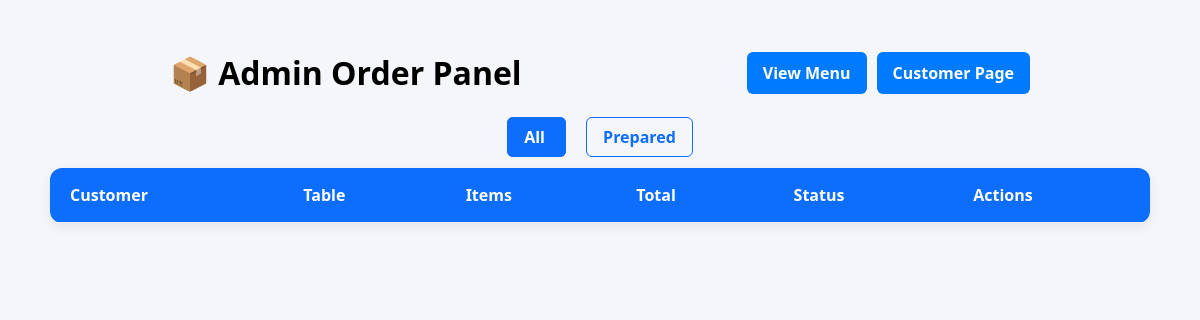
Before: /admin/orders with the older database file.
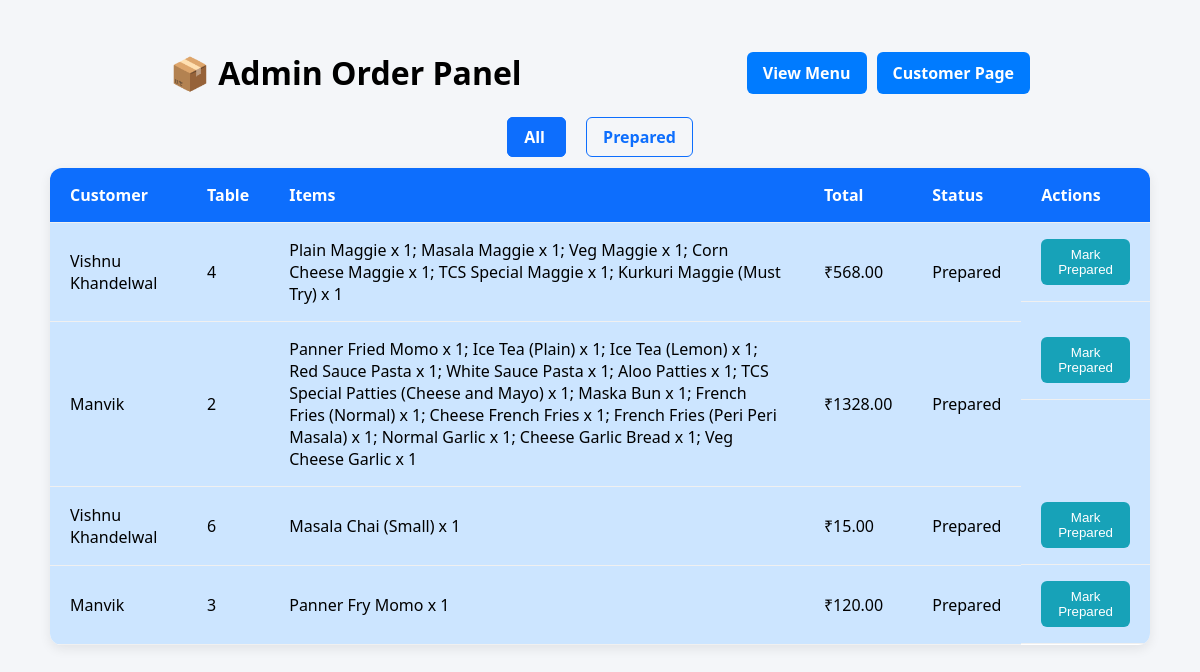
After: the same page with the newer database file.
### tables this page shows
CREATE TABLE orders (
        id INTEGER PRIMARY KEY AUTOINCREMENT,
        name TEXT NOT NULL,
        order_type TEXT NOT NULL,  -- now used for table_number
        address TEXT,
        items TEXT,
        total REAL,
        status TEXT DEFAULT 'pending',
        timestamp DATETIME DEFAULT CURRENT_TIMESTAMP
    );

### app.py (the view)
@app.route('/admin/orders')
def admin_orders():
    filter_status = request.args.get('filter')
    conn = get_db_connection()
    if filter_status in ['pending', 'accepted', 'rejected', 'prepared']:
        orders = conn.execute(
            "SELECT * FROM orders WHERE status = ? ORDER BY timestamp DESC",
            (filter_status,)
        ).fetchall()
    else:
        orders = conn.execute("SELECT * FROM orders ORDER BY timestamp DESC").fetchall()
    conn.close()
    return render_template('admin_orders.html', orders=orders, current_filter=filter_status)

### app.py (called while the page is built)
def get_db_connection():
    conn = sqlite3.connect('menu.db')
    conn.row_factory = sqlite3.Row
    return conn

### templates/admin_orders.html (shortened to what this page needs)
<!DOCTYPE html>
<html lang="en">
<head>
</head>
<body>
  <div class="top-bar" style="margin-left: 150px; margin-right: 150px;">
    <h1>📦 Admin Order Panel</h1>
    <div class="button-group">
      <a href="{{ url_for('admin') }}" class="back-button">View Menu</a>
      <a href="{{ url_for('customer_menu') }}" class="back-button">Customer Page</a>
    </div>
  </div>
  <div class="filters">
    {% set filters = ['all', 'prepared'] %}
    {% for f in filters %}
    <a href="{{ url_for('admin_orders', filter=(f if f != 'all' else None)) }}"
      class="{{ 'active' if current_filter == f or (f == 'all' and not current_filter) else '' }}">
      {{ f.capitalize() }}
    </a>
    {% endfor %}
  </div>
  <div class="orders-table">
    <table>
      <thead>
        <tr>
          <th>Customer</th>
          <th>Table</th>
          <th>Items</th>
          <th>Total</th>
          <th>Status</th>
          <th>Actions</th>
        </tr>
      </thead>
      <tbody>
        {% for order in orders %}
        <tr class="{{ order['status'] }}">
          <td>{{ order['name'] }}</td>
          <td>{{ order['order_type'] }}</td>
          <td>{{ order['items'] }}</td>
          <td>₹{{ '%.2f'|format(order['total']) }}</td>
          <td>{{ order['status'].capitalize() }}</td>
          <td>
            <form method="POST" action="{{ url_for('update_order', order_id=order['id']) }}">
              <button name="action" value="prepare">Mark Prepared</button>
            </form>
          </td>
        </tr>
        {% endfor %}
      </tbody>
    </table>
  </div>
</body>
</html>

### templates/admin_orders.html (style rules this page uses)
body { font-family: 'Segoe UI', sans-serif; background: #f4f6f9; margin: 0; padding: 20px; }
.filters { text-align: center; margin-bottom: 20px; }
.filters a { margin: 0 10px; text-decoration: none; color: #0d6efd; font-weight: bold; padding: 8px 16px; border: 1px solid #0d6efd; border-radius: 6px; transition: 0.2s ease; }
.filters a.active, .filters a:hover { background-color: #0d6efd; color: white; }
.orders-table { width: 100%; max-width: 1100px; margin: 0 auto; background: #fff; border-radius: 12px; box-shadow: 0 4px 12px rgba(0, 0, 0, 0.08); overflow: hidden; }
table { width: 100%; border-collapse: collapse; }
thead { background-color: #0d6efd; color: #fff; }
th, td { padding: 16px 20px; text-align: left; border-bottom: 1px solid #f0f0f0; }
td:last-child { display: flex; flex-wrap: wrap; gap: 10px; align-items: center; }
button { border: none; padding: 8px 14px; border-radius: 6px; cursor: pointer; font-weight: 500; color: #fff; transition: 0.2s ease-in-out; }
button[name="action"][value="prepare"] { background-color: #17a2b8; }
.prepared { background-color: #cce5ff !important; }
.top-bar { display: flex; justify-content: space-between; align-items: center; flex-wrap: wrap; padding: 10px 0; }
.button-group { display: flex; gap: 10px; flex-wrap: wrap; }
.back-button { background-color: #007bff; color: white; padding: 10px 16px; border-radius: 6px; text-decoration: none; font-weight: bold; transition: background-color 0.3s ease; }

Changed rows visible on the page:
added orders: name "Vishnu Khandelwal", order_type "4", items "Plain Maggie x 1; Masala Maggie x 1; Veg Maggie x 1; Corn Cheese Maggie x 1; TCS Special Maggie x 1; Kurkuri Maggie (Must Try) x 1", total "568.00", status "Prepared"
added orders: name "Manvik", order_type "2", items "Panner Fried Momo x 1; Ice Tea (Plain) x 1; Ice Tea (Lemon) x 1; Red Sauce Pasta x 1; White Sauce Pasta x 1; Aloo Patties x 1; TCS Special Patties (Cheese and Mayo) x 1; Maska Bun x 1; French Fries (Normal) x 1; Cheese French Fries x 1; French Fries (Peri Peri Masala) x 1; Normal Garlic x 1; Cheese Garlic Bread x 1; Veg Cheese Garlic x 1", total "1328.00", status "Prepared"
added orders: name "Vishnu Khandelwal", order_type "6", items "Masala Chai (Small) x 1", total "15.00", status "Prepared"
added orders: name "Manvik", order_type "3", items "Panner Fry Momo x 1", total "120.00", status "Prepared"
